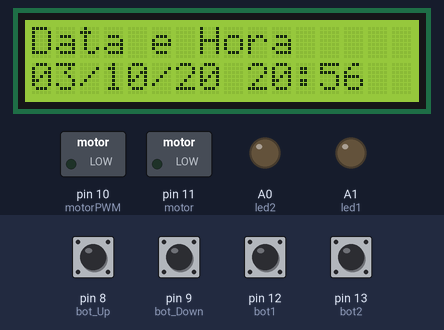
This sketch was run on a simulated Arduino Uno, built with avr-gcc and run on an emulated ATmega328P. Shown: 16×2 character LCD, switched loads named in the sketch (green lamp = pin HIGH), output pins drawn as LEDs (lit = HIGH). The inputs (shaded band) are chosen by the test bench; at power-on: pin 8 (bot_Up), pin 9 (bot_Down), pin 12 (bot1), pin 13 (bot2) HIGH.

Above: at 1.2 s.
1.3 s: pin 8 (bot_Up) pulled LOW for 0.15 s
At 2.0 s:
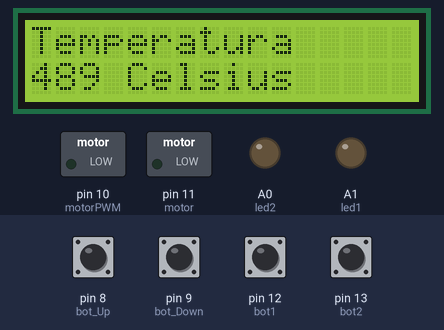
2.9 s: pin 8 (bot_Up) pulled LOW for 1 s
At 4.6 s:
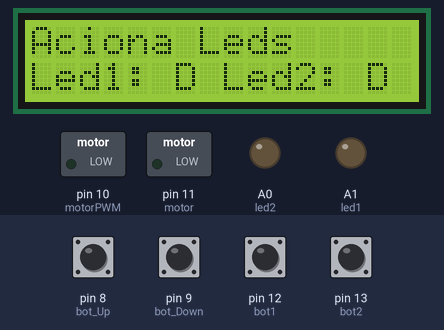
5.4 s: pin 8 (bot_Up) pulled LOW for 0.15 s
At 6.3 s:
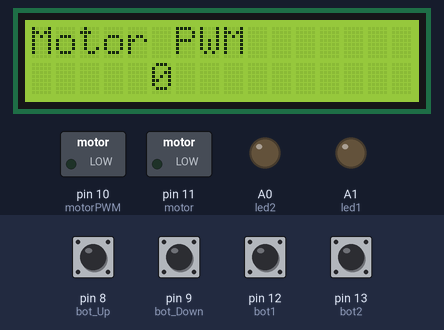
7.0 s: pin 12 (bot1) pulled LOW for 0.15 s
At 7.5 s:
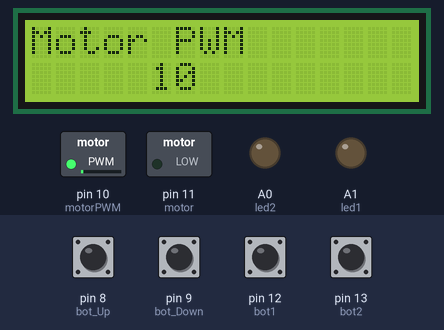
8.6 s: pin 8 (bot_Up) pulled LOW for 0.15 s
At 9.9 s:
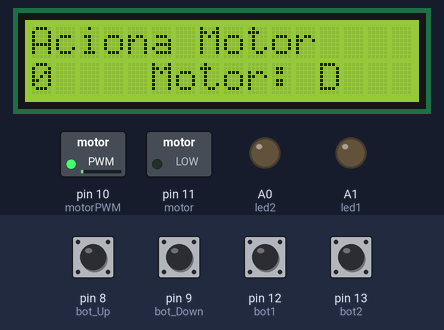
10.2 s: pin 13 (bot2) pulled LOW for 0.15 s
Timing chart, 0 to 12.8 s (numbered marks = the images above; inputs shaded):
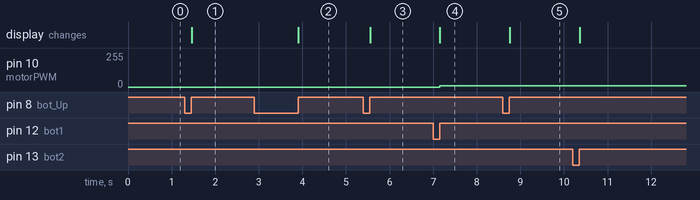

The sketch:

LCDMenus3.ino
```cpp
/*

        O objetivo deste programa é utilizar o programa da aula passada, denominado "LCDMenus2", e adicionar um quinto menu para controlar o acionamento
    de um motor. O pino digital 11 acionará um transistor NPN TIP122 para ligar o motor por um tempo configurado, em segundos. O pino digital 10 irá acionar
    outro TIP122 para controlar a velocidade do motor através do PWM.
        Na prática não será utilizado de fato um motor. Com um led já será possível observar o funcionamento do circuito.

        Na simulação e na prática o circuito e o programa funcionaram perfeitamente.

*/

// Inclusão de bibliotecas
#include <LiquidCrystal.h>

// Mapeamento de hardware
#define bot_Up 8
#define bot_Down 9
#define bot1 12
#define bot2 13
#define led1 A1
#define led2 A0
#define motorPWM 10
#define motor 11

// Mapeamento do hardware do LCD
LiquidCrystal disp( 2, // RS
                    3, // EN
                    4, // d4
                    5, // d5
                    6, // d6
                    7); // d7

// Protótipo de funções auxiliares
void troca_Menu();
void mostra_Menu();
void data_Hora();
void temperatura();
void leds();
void menu4();
void menu5();
void aciona_Motor(unsigned int tempo);

// Variáveis auxiliares
char menu = 0x01;
char cont1 = 0x01;
char cont2 = 0x01;
int pwm = 0x00;
unsigned int tempoMotor = 0x00;
bool flagBU,
     flagBD,
     flagB1,
     flagB2;

// Função de configuração
void setup() {

    for(int i=2; i < 8; i++)
        pinMode(i, OUTPUT);

    pinMode(bot_Up, INPUT_PULLUP);
    pinMode(bot_Down, INPUT_PULLUP);
    pinMode(bot1, INPUT_PULLUP);
    pinMode(bot2, INPUT_PULLUP);
    pinMode(led1, OUTPUT);
    pinMode(led2, OUTPUT);
    pinMode(motorPWM, OUTPUT);
    pinMode(motor, OUTPUT);

    flagBU = 0x00;
    flagBD = 0x00;
    flagB1 = 0x00;
    flagB2 = 0x00;

    digitalWrite(led1, LOW);
    digitalWrite(led2, LOW);

    disp.begin(16,2);

} // end void setup

// Função de loop
void loop() {

    troca_Menu();
    mostra_Menu();
} // end void loop


// Funções auxiliares

void troca_Menu(){

    if(!digitalRead(bot_Up)) flagBU = 0x01;
    if(!digitalRead(bot_Down)) flagBD = 0x01;

    if(digitalRead(bot_Up) && flagBU){

      flagBU = 0x00;

      disp.clear();
      menu++;

      if(menu > 0x05) menu = 0x01;
    } // end if

    if(digitalRead(bot_Down) && flagBD){

      flagBD = 0x00;

      disp.clear();
      menu--;

      if(menu < 0x01) menu = 0x05;
    } // end if

} // end void troca_Menu


void mostra_Menu(){

    switch(menu){

        case 0x01:
            data_Hora();

            break;
        case 0x02:
            temperatura();

            break;
        case 0x03:
            leds();

            break;
        case 0x04:
            menu4();

            break;
        case 0x05:
            menu5();

            break;
    } // end switch
} // end void mostra_Menu


void data_Hora(){

    disp.setCursor(0,0);
    disp.print("Data e Hora");
    disp.setCursor(0,1);
    disp.print("03/10/20 20:56");
} // end void data_Hora

void temperatura(){

    disp.setCursor(0,0);
    disp.print("Temperatura");
    disp.setCursor(0,1);
    disp.print("489 Celsius");

} // end void temperatura

void leds(){

    if(!digitalRead(bot1)) flagB1 = 0x01;
    if(!digitalRead(bot2)) flagB2 = 0x02;

    disp.setCursor(0,0);
    disp.print("Aciona Leds");

    if(digitalRead(bot1) && flagB1){

        flagB1 = 0x00;

        cont1++;

        if(cont1 > 0x02) cont1 = 0x01;

    } // end if

    if(digitalRead(bot2) && flagB2){

        flagB2 = 0x00;

        cont2++;

        if(cont2 > 0x02) cont2 = 0x01;

    } // end if

    switch(cont1){

        case 0x01:
            digitalWrite(led1, LOW);
            disp.setCursor(0,1);
            disp.print("Led1: D");
            break;
        case 0x02:
            digitalWrite(led1, HIGH);
            disp.setCursor(0,1);
            disp.print("Led1: L");
            break;
    } // end switch

    switch(cont2){

        case 0x01:
            digitalWrite(led2, LOW);
            disp.setCursor(8,1);
            disp.print("Led2: D");
            break;
        case 0x02:
            digitalWrite(led2, HIGH);
            disp.setCursor(8,1);
            disp.print("Led2: L");
            break;
    } // end switch

} // end void leds


void menu4(){

    if(!digitalRead(bot1)) flagB1 = 0x01;
    if(!digitalRead(bot2)) flagB2 = 0x02;

    disp.setCursor(0,0);
    disp.print("Motor PWM");

    if(digitalRead(bot1) && flagB1){

        flagB1 = 0x00;

        pwm += 10;

        if(pwm > 255) pwm = 0x00;

        disp.clear();
        analogWrite(motorPWM, pwm);

    } // end if

    if(digitalRead(bot2) && flagB2){

        flagB2 = 0x00;

        pwm -= 10;

        if(pwm < 0x00) pwm = 255;

        disp.clear();
        analogWrite(motorPWM, pwm);

    } // end if

    analogWrite(motorPWM, pwm);
    disp.setCursor(5,1);
    disp.print(pwm);

} // end void menu4

void menu5(){

    if(!digitalRead(bot1)) flagB1 = 0x01;
    if(!digitalRead(bot2)) flagB2 = 0x02;

    disp.setCursor(0,0);
    disp.print("Aciona Motor");

    if(digitalRead(bot1) && flagB1){

        flagB1 = 0x00;

        tempoMotor++;

        if(tempoMotor > 120) tempoMotor == 0x00;

        disp.clear();

    } // end if

    if(digitalRead(bot2) && flagB2){

        flagB2 = 0x00;

        aciona_Motor(tempoMotor);

        disp.clear();

    } // end if

    digitalWrite(motor, LOW);
    disp.setCursor(5,1);
    disp.print("Motor: D");
    disp.setCursor(0,1);
    disp.print(tempoMotor);

} // end void menu5


void aciona_Motor(unsigned int tempo){

    digitalWrite(motor, HIGH);
    disp.setCursor(5,1);
    disp.print("Motor: L");

    for(int i=0; i < tempo; i++)
        delay(1000);

} // end void aciona_Motor
```

Measured:
- after the input at 1.3 s, the display: changes after 0.16 s (image 1)
- after the input at 2.9 s, the display: changes after 1.0 s (image 2)
- after the input at 5.4 s, the display: changes after 0.16 s (image 3)
- after the input at 7.0 s, pin 10 (motorPWM): 0/255 → 10/255 after 0.15 s; the display: first changes after 0.15 s (image 4 shows a later state)
- after the input at 8.6 s, the display: changes after 0.16 s (image 5)
